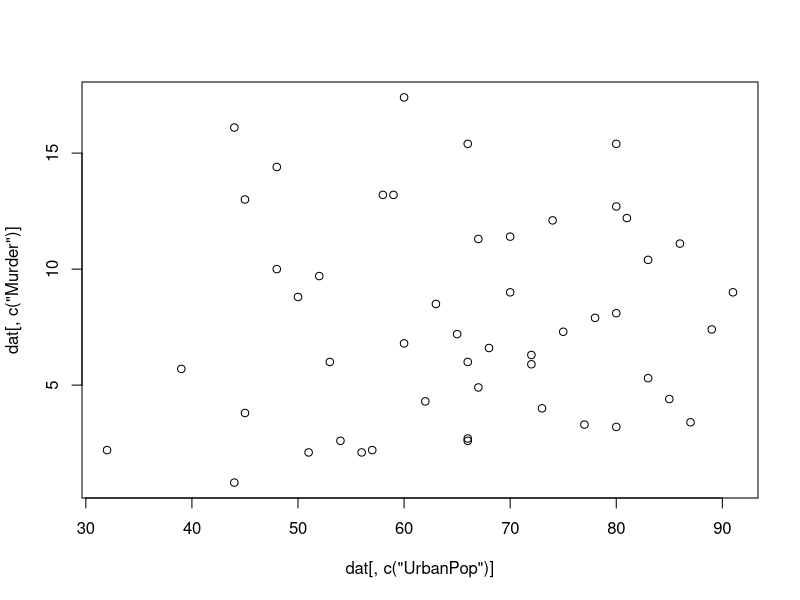
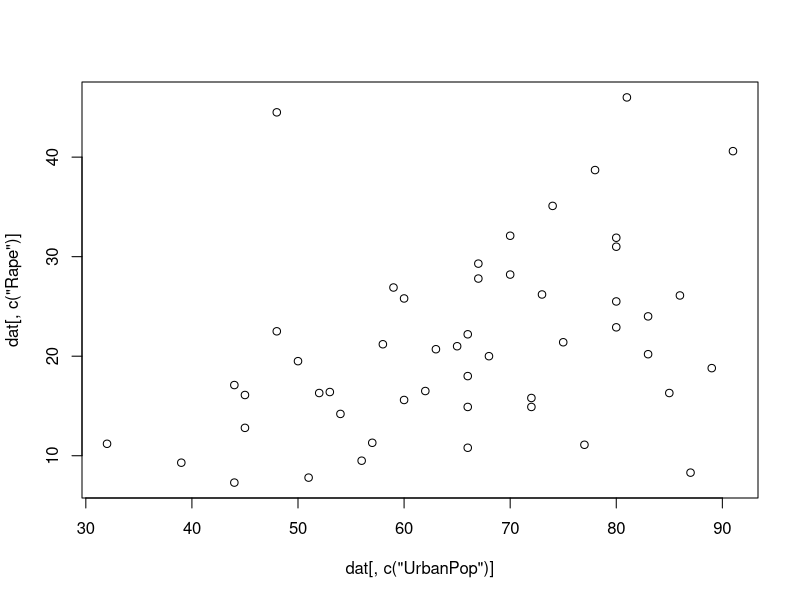
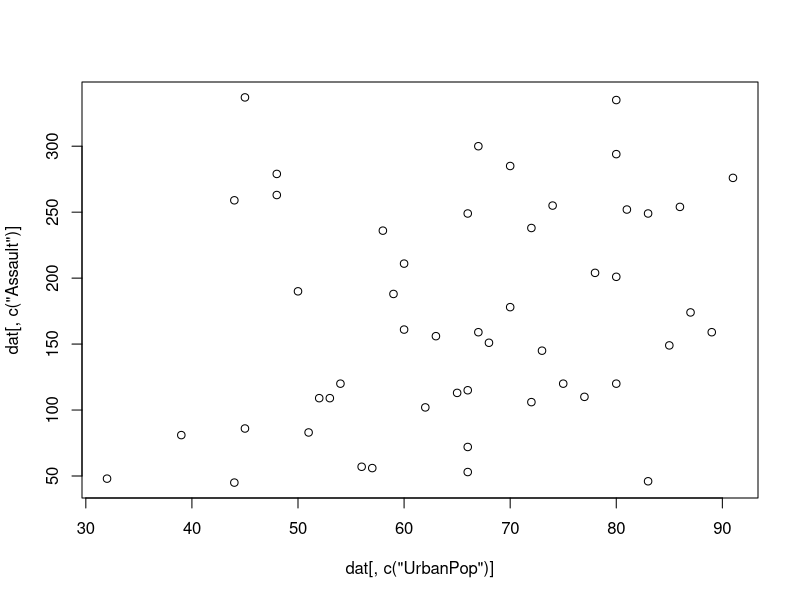

Here is the R script that generated these plots, in order:
# L09: Dataframe Exercises


# Load the USArrests dataset into data
dat<-USArrests

#1.) First, lets get a feel for how to inspect 
#a.) What are the names of the variables in the dataset?
names(dat)

#b.) There are a number of ways to select a single column from our dataset.
# Write three unique expressions to return only the murder rates from the dataset. 
dat[, c("Murder")]
dat[,-(2:4)]
dat[,1]


#2.) What are the five lowest assault rates in the dataset?
assault = dat[,c("Assault")]
sortedAssault = sort(assault)
fiveLowestAssault = sortedAssault[1:5]

#3.) What are the indices of the states with the five largest urban populations?
# Define your answer as Ind
urbanPop = dat[,c("UrbanPop")]
orderStates = order(urbanPop, decreasing = TRUE)
Ind = orderStates[1:5]

#4.) Use Ind to display the arrest data for these five states
dat[Ind,]

#5.) a.)Use the summary command to view the statistics for each of the variables in
# the dataset. 
summary(dat)

#b.) Comparing the answer to 4.) with this summary, do these states with larger
# urban populations appear to have higher than average arrest rates?
#No. Not all of them have higher than average arrest rates. Some do. 


#6.)  Make an alternate version of the USArrests data in which the states are 
# ordered by murder rate. Call it "dat_sort".
# HINT: use the order function.
murderRate = dat[,c("Murder")]
sortMurderRate = order(murderRate)
dat_sort=dat[sortMurderRate,]

#7.) Based on dat_sort, use the head and tail functions to view the states with
# the six highest and six lowest murder rates. Based on the urban population of
# each group, what can we say about the relationship between urban population
# and murder rate?
tail(dat_sort)
head(dat_sort)

#8.)a) Make a scatter plot comparing the urban population and murder rates. 
# Hint: Use the plot function
plot(dat[,c("UrbanPop")], dat[,c("Murder")])

# b) Based on visual inspection, do you think there is a relationship between these 
# two variables?
#No

#9.) Repeat problem 8 (a & B), this time comparing murder and assault rates.
plot(dat[,c("UrbanPop")], dat[,c("Rape")])
plot(dat[,c("UrbanPop")], dat[,c("Assault")])

#######################
### Bonus Problems: ###
#######################

#10.) Construct a linear model analyzing the relationship between: 
# DVs: Assault rate & Urban Pop. 
# IV: Murder rate
# If you are unsure how to do this, look through the example code in ?lm

#11.) Now lets partition our data by seperating out states in the deep South. 
#Note: Deep South States: Georgia, Alabama, South Carolina, Mississipi, 
# and Louisiana
# a.) Assign States in the deep south to dat_test


# b.) Assign States outside of the deep south to dat_train



# c.) Construct a linear model between assault (IV) and murder (DV)



# d.) construct a scatter plot for the relationship between assault and murder
#mark the deep south points seperately in red (use points function)
#draw the LM fit line using abline



# e.) based on the results of d, what can we say about the murder rate in the 
# deep south?





